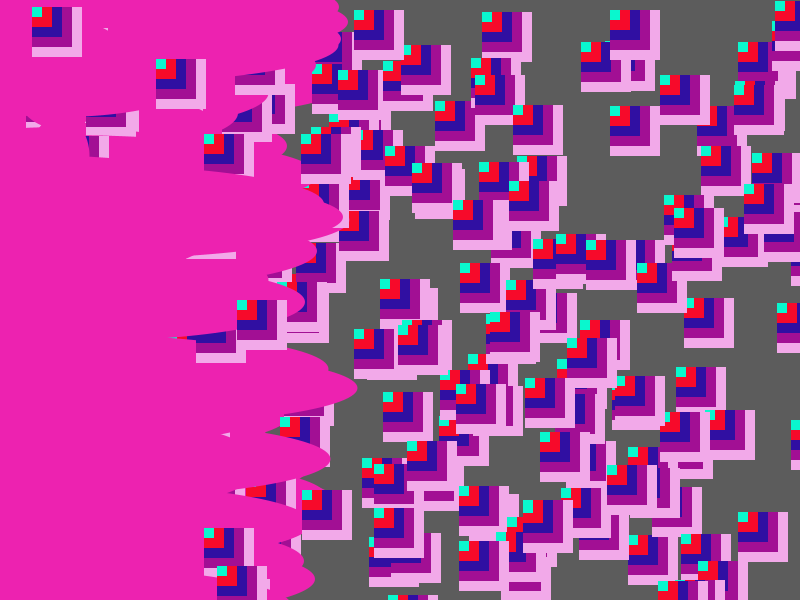
Frame 1 (no input)
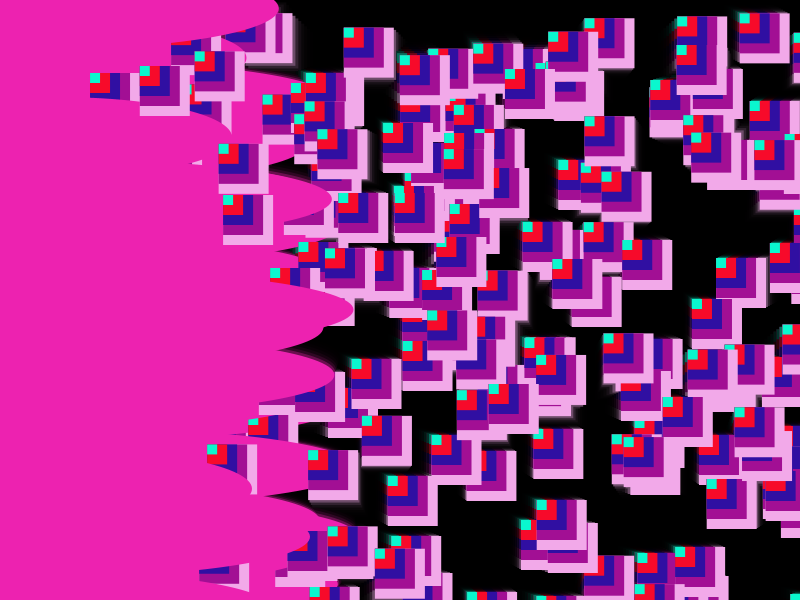
Frame 60 (the mouse pressed at the canvas centre just before this capture)
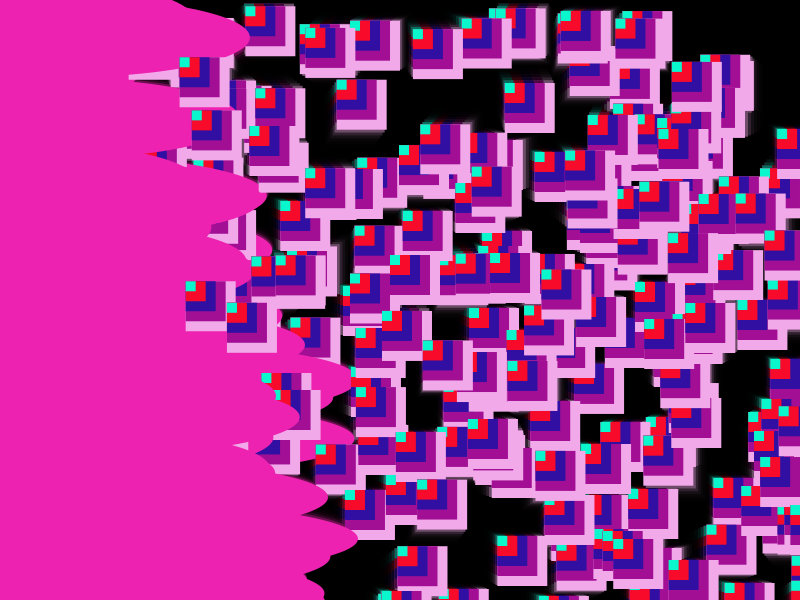
Frame 120 (the mouse held since frame 60 and released just before this capture)

The Processing sketch that drew these frames (run headless with seeded random() and noise(); from frame 60 on, the mouse is pressed at the canvas centre):

// Processing sketch: processing_86653
// ── processing_86653.pde

//AUTOR:ARANTXA PAVIA LOPEZ DE FELIPE
 
supertres[] b;
 
void setup()
{
  size(800, 600);
  noStroke();
  smooth();
 
  b= new supertres[200];
  for (int i=0; i<200; i++)
  {
    b[i]=new supertres();
    b[i].x=round(random(800));
    b[i].y=round(random(600));
    b[i].m1=round(random(1));
    b[i].m2=round(random(1));
    if (b[i].m1==0)
    {
      b[i].m1=random(-3, -1);
    }
    if (b[i].m1==1)
    {
      b[i].m1=random(1, 3);
    }
    if (b[i].m2==0)
    {
      b[i].m2=random(-3, -1);
    }
    if (b[i].m2==1)
    {
      b[i].m1=random(1, 3);
    }
  }
}
 
void draw()
{
  fill(0, 140);
  rect(0, 0, width, height);
  for (int i=0; i<200; i++)
  {
    b[i].show();
    b[i].bounce();
  }
 
}
 
class supertres
{
  float x, y, m1, m2;
 
  void show()
  {
    //fill(0,255,0);
    //megazero o boira
     fill(237,34,176);
    ellipse(60, x,y,80);
    
    //cuadradets
    //lila flojito
    fill(242,169,233);
    rect(x, y, 50, 50);
    //lila fuerte
    fill(162,15,148);
    rect(x, y, 40, 40);
    //azul
    fill(48,15,162);
    rect(x, y, 30, 30);
    //rojo
    fill(247,10,42);
    rect(x, y, 20, 20);
    //turquesa
    fill(10,247,206);
    rect(x, y, 10, 10);
  }
 
  void bounce()
  {
 
 
    x=x+m1;
    y=y+m2;
 
    if (x<=mouseX+18 && x>=mouseX && y>=mouseY-5 && y<=mouseY)
    {
      m1=random(1, 3);
      m2=random(-3, -1);
    }
    if (x<=mouseX+18 && x>=mouseX && y<=mouseY+25 && y>=mouseY)
    {
      m1=random(1, 3);
      m2=random(1, 3);
    }
 
    if (x>=mouseX-5 && x<=mouseX && y<=mouseY+25 && y>=mouseY)
    {
      m1=random(-3, -1);
      m2=random(-3, -1);
    }
    if (x>=mouseX-5 && x<=mouseX && y>=mouseY-5 && y<=mouseY)
    {
      m1=random(-3, -1);
      m2=random(1, 3);
    }
    if (x>795)
    {
      m1=random(-3, -1);
    }
    if (x<5)
    {
      m1=random(1, 3);
    }
    if (y>595)
    {
      m2=random(-3, -1);
    }
    if (y<5)
    {
      m2=random(1, 3);
    }
  }
}
